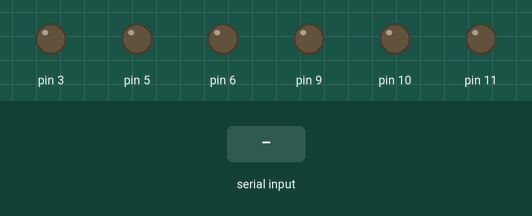
Simulated run of this sketch. Board: Arduino Uno, built with avr-gcc and run on an emulated ATmega328P. Shown: output pins drawn as LEDs (lit = HIGH). Inputs (shaded band) come from the test bench.

Above: at 1.2 s.
1.3 s: "F" received over Serial
At 1.8 s:
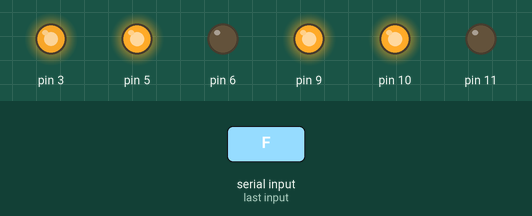
2.8 s: "B" received over Serial
At 4.0 s:
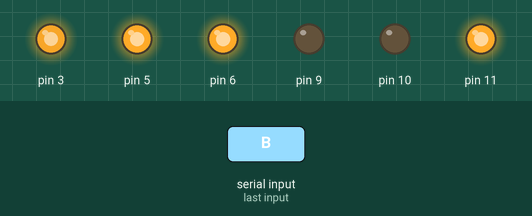
4.3 s: "L" received over Serial
At 5.3 s:
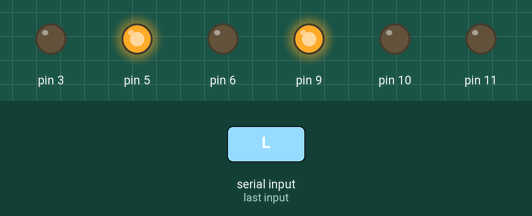
5.8 s: "R" received over Serial
At 6.4 s:
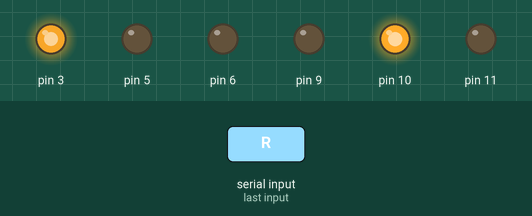
Timing chart, 0 to 8.3 s (numbered marks = the images above; inputs shaded):
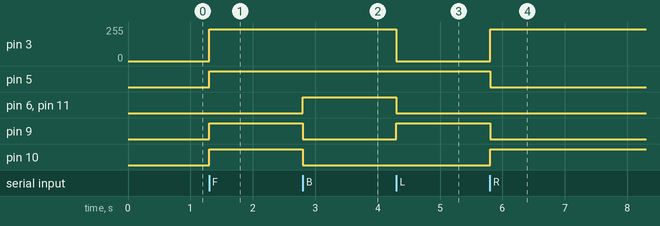

Measured:
- after the input at 1.3 s, pin 3: 0/255 → 240/255 at once; pin 5, pin 9, pin 10: LOW → HIGH at once
- after the input at 2.8 s, pin 6, pin 11: LOW → HIGH at once; pin 9, pin 10: HIGH → LOW at once
- after the input at 4.3 s, pin 3: 240/255 → 0/255 at once; pin 6, pin 11: HIGH → LOW at once; pin 9: LOW → HIGH at once
- after the input at 5.8 s, pin 3: 0/255 → 240/255 at once; pin 5, pin 9: HIGH → LOW at once; pin 10: LOW → HIGH at once

The sketch:

Bluetooth_Car.ino
```cpp
//speed of motors betwen 0 and 255, if you like you can change it
int pwm_speedA = 255;
int pwm_speedB = 240;
char command;

void setup() {
  Serial.begin(9600);
  //pins for motor controller
  pinMode(11, OUTPUT);
  pinMode(10, OUTPUT);
  pinMode(9, OUTPUT);
  pinMode(6, OUTPUT);
  pinMode(5, OUTPUT);
  pinMode(3, OUTPUT);

}

void loop() {

  if(Serial.available() > 0){
    command = Serial.read();
    motors_stop();
    switch(command){
      case 'F':
      forward();
      break;
      case 'B':
      backward();
      break;
      case 'L':
      left();
      break;
      case 'R':
      right();
      break;
    }
  }

}

// function for driving straight
void forward(){
  digitalWrite(10, HIGH);
  digitalWrite(11, LOW);

  digitalWrite(9, HIGH);
  digitalWrite(6, LOW);

  analogWrite(5, pwm_speedA);
  analogWrite(3, pwm_speedB);
}

//function for reversing
void backward(){
  digitalWrite(10, LOW);
  digitalWrite(11, HIGH);

  digitalWrite(9, LOW);
  digitalWrite(6, HIGH);

  analogWrite(5, pwm_speedA);
  analogWrite(3, pwm_speedB);
}

//function for turning left
void left(){
  digitalWrite(11, LOW);
  digitalWrite(10, LOW);

  digitalWrite(9, HIGH);
  digitalWrite(6, LOW);

  analogWrite(3, 0);
  analogWrite(5, pwm_speedA);
}

//function for turning right
void right(){
  digitalWrite(10, HIGH);
  digitalWrite(11, LOW);

  digitalWrite(9, LOW);
  digitalWrite(6, LOW);

  analogWrite(3, pwm_speedB);
  analogWrite(5, 0);
}

//function for stopping motors
void motors_stop(){
  digitalWrite(11, LOW);
  digitalWrite(10, LOW);

  digitalWrite(9,LOW);
  digitalWrite(6, LOW);

  analogWrite(5, 0);
  analogWrite(3, 0);
}
```
